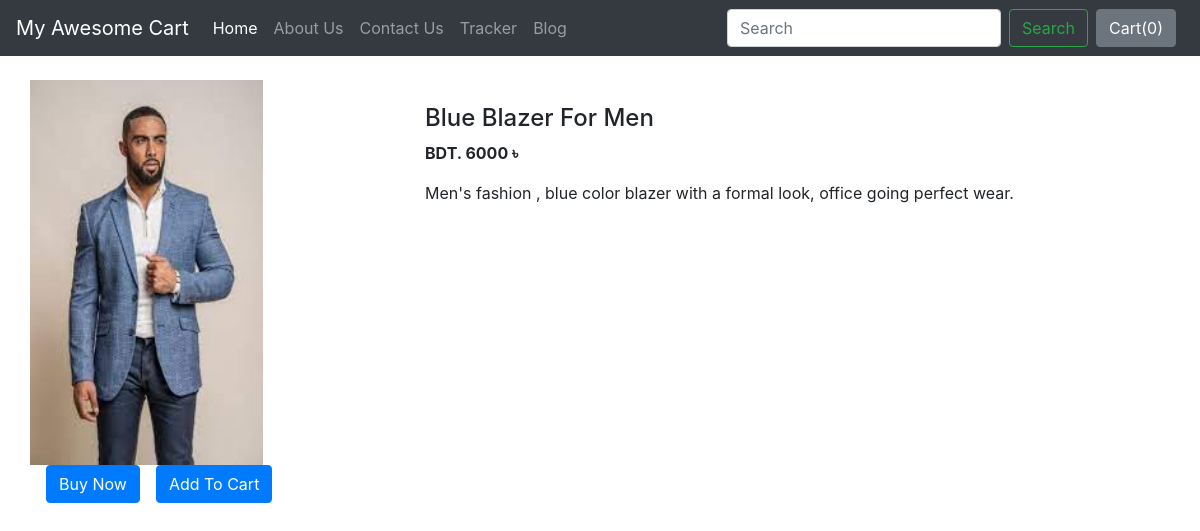
The app's page /shop/products/7 with its own data.
### shop/models.py (models this page shows)
class Product(models.Model):
    product_id = models.AutoField
    product_name = models.CharField(max_length=50)
    category = models.CharField(max_length=50, default="")
    subcategory = models.CharField(max_length=50, default="")
    price = models.IntegerField(default=0)
    desc = models.CharField(max_length=300)
    pub_date = models.DateField()
    image = models.ImageField(upload_to="shop/images", default="")
    def __str__(self):
        show_id_and_name = f"{self.id} - {self.product_name}"
        return show_id_and_name

### shop/views.py (the view)
# urls.py: path("products/<int:myid>", views.productview, name="ProductView"),
def productview(request, myid):
    product = Product.objects.filter(id=myid)  # based on id fetch the product details
    print(product)
    return render(request, 'shop/productview.html', {'product': product[0]})

### shop/templates/shop/productview.html (shortened to what this page needs)
{% extends 'shop/basic.html' %}
{% block body %}
<div class="container my-4">
    <div class="row">
        <div class="col-md-4">
            <div class="row">
                <img src="/media/{{product.image}}" width="233px" height="385px">
            </div>
            <div class="row">
                <button class="btn btn-primary mx-3">Buy Now</button>
                <button class="btn btn-primary">Add To Cart</button>
            </div>
        </div>
        <div class="col-md-8 my-4">
            <h4>{{product.product_name}}</h4>
            <p><b>BDT. {{product.price}} ৳ </b></p>
            <p>{{product.desc}}</p>
        </div>
    </div>
</div>
{% endblock %}

### records on screen
Product: image (picture), product_name "Blue Blazer For Men", price "6000", desc "Men's fashion , blue color blazer with a formal look, office going perfect wear."
